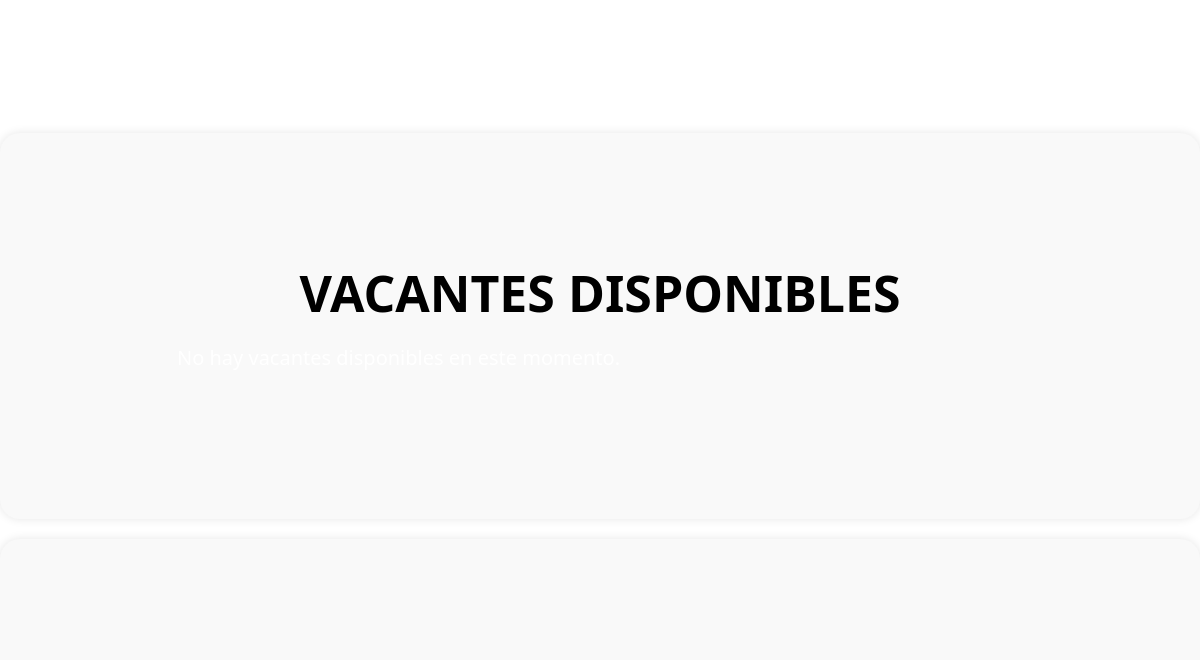
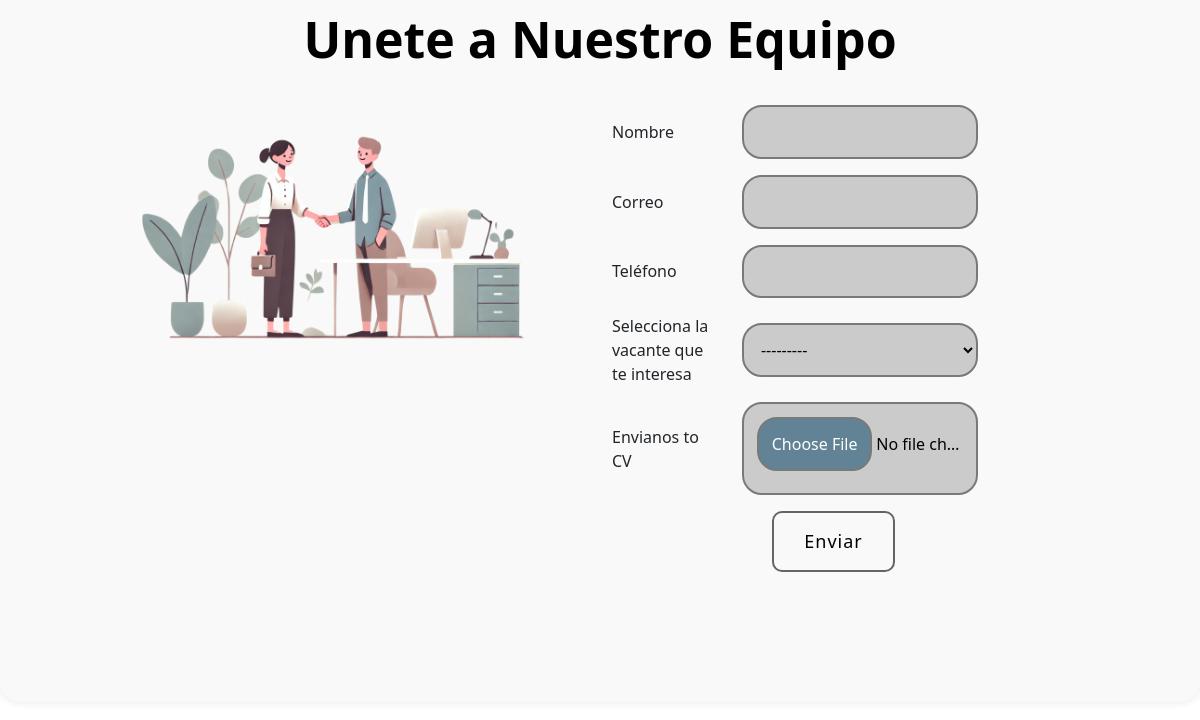
The page /bolsa-de-empleo (middle part) on the database as committed earlier (2 pictures, top to bottom).
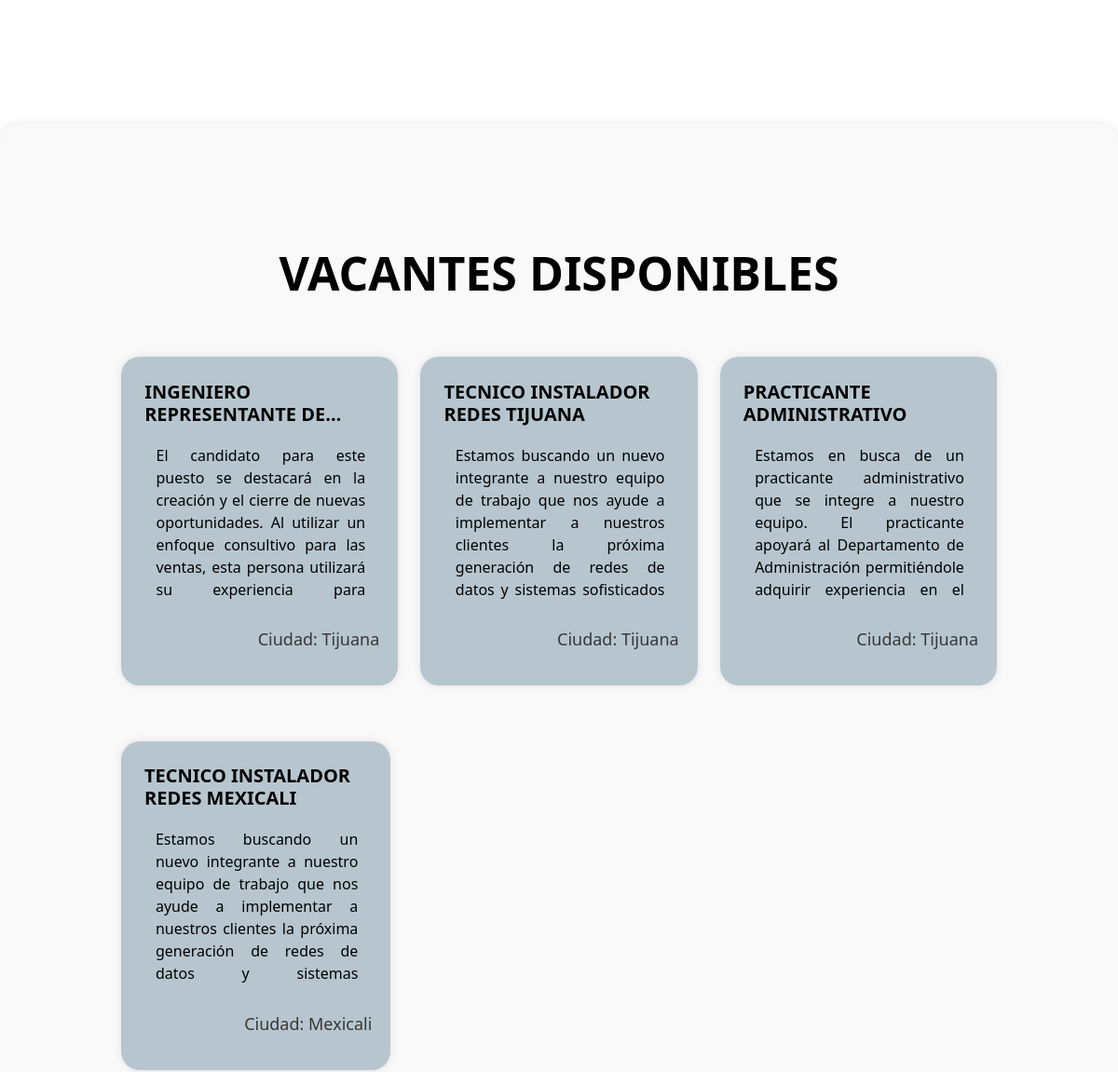
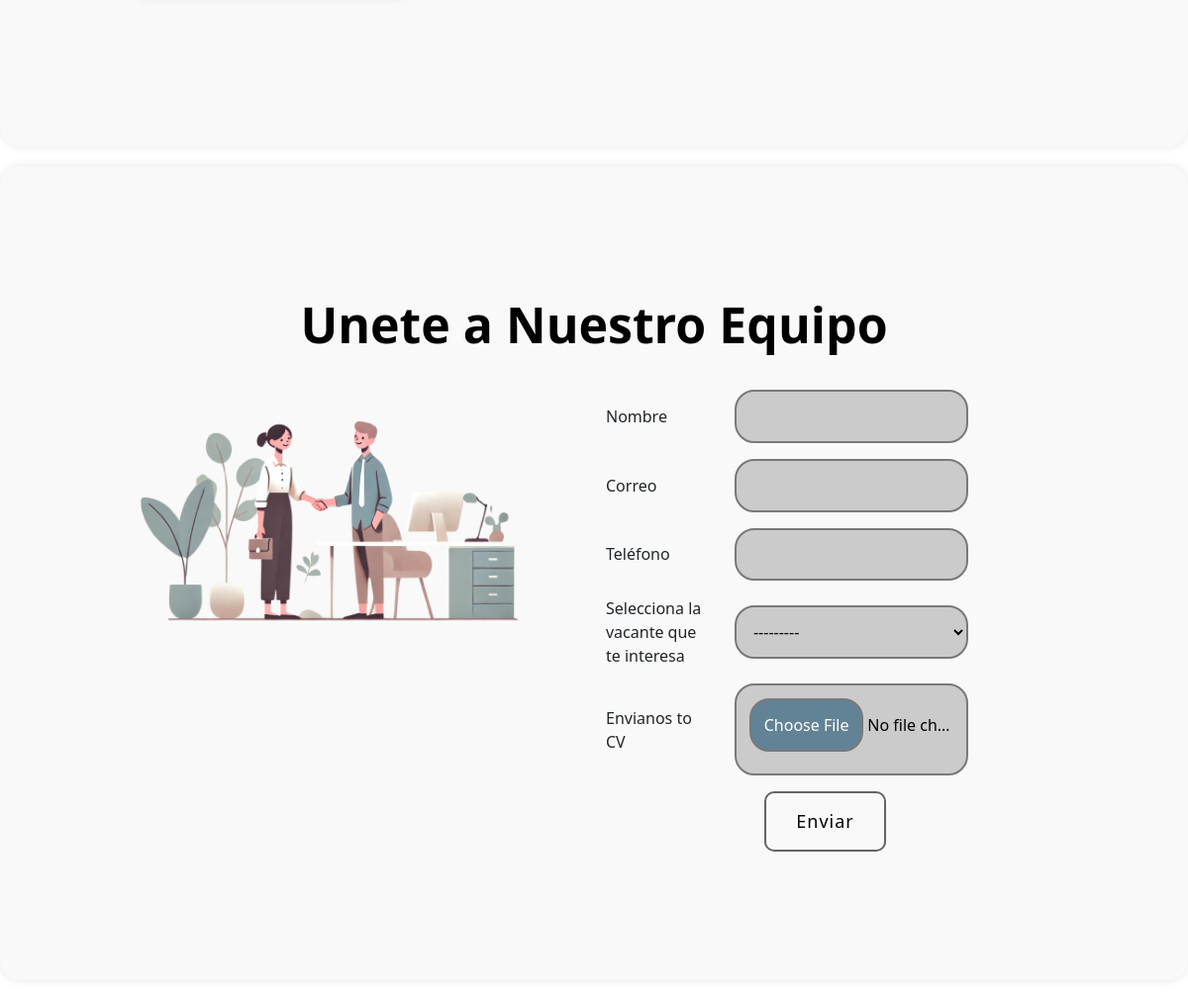
The same page on the database as committed later (2 pictures, top to bottom).
### homepage/models_hiring.py (models this page shows)
class Hiring_Spot(models.Model):
    id = models.BigAutoField(primary_key=True)
    name = models.CharField(max_length=100)
    description = models.TextField()
    location = models.CharField(max_length=100, null=True, blank=True)
    category = models.ForeignKey(Category, on_delete=models.CASCADE)
    def __str__(self):
        return self.name

### homepage/views_hiring.py (the view, shortened to what this page needs)
# urls.py: path('bolsa-de-empleo', views_hiring.Main_HiringPage.as_view(), name='bolsa-de-empleo'),
class Main_HiringPage(TemplateView):
    template_name = 'hiring/hiring_main.html'
    def get_context_data(self, **kwargs):
        context = super().get_context_data(**kwargs)
        context['hiring'] = Hiring_Spot.objects.all()
        context['form_class'] = SendHiringRequest()
        context['form'] = SendHiringRequest()
        return context

### homepage/forms.py
class SendHiringRequest(forms.ModelForm):
    class Meta:
        model = Hiring_requests
        fields = ['name', 'email', 'phone', 'description', 'hiring_spot', 'cv']
        widgets = {
            'name': forms.TextInput(attrs={'class': 'hiring-request'}),
            'email': forms.EmailInput(attrs={'class': 'hiring-request'}),
            'phone': forms.NumberInput(attrs={'class': 'hiring-request'}),
            'description': forms.Textarea(attrs={'class': 'hiring-request'}),
            'hiring_spot': forms.Select(attrs={'class': 'hiring-request'}),
            'cv': forms.FileInput(attrs={'class': 'hiring-request', 'id': 'cv-filename', 'onchange': 'showFileName()'})
        }

### homepage/templates/hiring/hiring_main.html (shortened to what this page needs)
{% extends "misc/base.html" %}
{% block body %}
<div class="container">
    <div class="row">
        <div class="col-md-6 slide-l2r">
        </div>
        <div class="col-md-6 hiring slide-r2l">
        </div>
    </div>
</div>
<div class="section">
    <div class="row">
        <h1 class="section-title">VACANTES DISPONIBLES</h1>
    </div>
    {% if hiring %}
        {% for job in hiring %}
            {% if forloop.counter0|divisibleby:3 %}
            <div class="row" style="padding-top: 20px;">
            {% endif %}
                <div class="col-md-4{% if hiring|length == 2 %} offset-md-1{% endif %}">
                    <div class="hiringcard">
                        <div class="hiringcard-body">
                            <h4 class="card-title">{{ job.name }}</h4>
                            <p class="card-text">{{ job.description|linebreaksbr|safe }}</p>
                        </div>
                        <p class="card-undertext">Ciudad: {{ job.location }}</p>
                    </div>
                </div>
            {% if forloop.counter0|divisibleby:3 and not forloop.first %}
            </div>
            {% endif %}
            {% if forloop.last %}
            </div>
            {% endif %}
        {% endfor %}
    {% else %}
        <p>No hay vacantes disponibles en este momento.</p>
    {% endif %}
</div>
<div class="section">
    <div class="row">
        <h1 class="section-title">Unete a Nuestro Equipo</h1>
    </div>
    <div class="row">
        <div class="col-md-4" >
            <img src="static/assets/img/bolsadetrabajo2.png" alt="hiring" style="width: 140%; padding-top: 30px">
        </div>
        <div class="col-lg-6 offset-md-2">
            <form action="" method="post" enctype="multipart/form-data">
                <div class="hiringinputGroup">
                    <div class="row">
                        <div class="col-md-4">
                            <label for="name">Nombre</label>
                        </div>
                        <div class="col-md-8">
                            {{ form.name }}
                        </div>
                    </div>
                </div>
                <div class="hiringinputGroup">
                    <div class="row">
                        <div class="col-md-4">
                            <label for="email">Correo</label>
                        </div>
                        <div class="col-md-8">
                            {{ form.email }}
                        </div>
                    </div>
                </div>
                <div class="hiringinputGroup">
                    <div class="row">
                        <div class="col-md-4">
                            <label for="phone">Teléfono</label>
                        </div>
                        <div class="col-md-8">
                            {{ form.phone }}
                        </div>
                    </div>
                </div>
                <div class="hiringinputGroup">
                    <div class="row">
                        <div class="col-md-4">
                            <label for="hiring_spot">Selecciona la vacante que te interesa</label>
                        </div>
                        <div class="col-md-8">
                            {{ form.hiring_spot }}
                        </div>
                    </div>
                </div>
                <div class="hiringinputGroup">
                    <div class="row">
                        <div class="col-md-4">
                            <label for="cv">Envianos to CV</label>
                        </div>
                        <div class="col-md-8">
                            {{ form.cv }}
                        </div>
                    </div>
                </div>
                <button class="btnnose ">Enviar</button>
            </form>
        </div>
    </div>
</div>
{% endblock %}

### homepage/templates/misc/base.html (shortened to what this page needs)
{% load static %}
<!DOCTYPE html>
<html lang="en">
<head>
    <link href="https://cdn.jsdelivr.net/npm/bootstrap@5.3.0/dist/css/bootstrap.min.css" rel="stylesheet">
    <link rel="stylesheet" href="{% static "css/estilo.css" %}">
</head>
<body>
  {% block body %}
  {% endblock %}
</body>
</html>

### homepage/static/css/estilo.css (style rules this page uses)
p { color: white; font-size: 20px; margin-left: 5%; }
.btnnose { position: relative; display: inline-block; margin: 15px; padding: 15px 30px; text-align: center; font-size: 18px; letter-spacing: 1px; text-decoration: none; color: white; background: transparent; cursor: pointer; transition: ease-out 0.5s; border: 2px solid; border-color: rgb(100, 100, 100); border-radius: 10px; box-shadow: inset 0 0 0 0 #c16200; }
html, body { margin: 0; padding: 0; }
@media (max-width: 1500px) { p { font-size: 20px; } }
* { box-sizing: border-box; }
.container { position: relative; display: flex; justify-content: center; align-items: center; flex-wrap: wrap; gap: 100px 50px; padding: 100px 50px; }
.section { background-color: #f9f9f9; padding: 130px; border-radius: 20px; margin-top: 20px; margin-bottom: 20px; box-shadow: 0 0 10px rgba(0, 0, 0, 0.1); }
.section-title { font-size: 50px; font-weight: 700; color: #000000; margin-bottom: 20px; text-align: center; }
.hiring { margin-top: 50px; }
.slide-r2l { animation: slide-r2l 1.5s ease-in-out; }
.slide-l2r { animation: slide-l2r 2.5s ease-in-out; }
.hiringcard { background-color: #6283956f; padding: 20px; border-radius: 20px; margin-top: 20px; margin-bottom: 20px; height: auto; overflow: hidden; box-shadow: 0 0 10px rgba(0, 0, 0, 0.1); transition: transform 0.3s ease, box-shadow 0.3s ease; }
.hiringcard-body { padding: 2%; height: 250px; display: justify; justify-content: space-between; }
.card-title { font-size: 20px; font-weight: 700; color: #000000; margin-bottom: 20px; text-align: auto; display: -webkit-box; -webkit-line-clamp: 2; -webkit-box-orient: vertical; overflow-y: hidden; overflow-x: auto; text-overflow: ellipsis; transition: all 0.3s ease; }
.card-text { font-size: 16px; color: black; text-align: justify; padding-right: 10px; height: auto; overflow-y: scroll; overflow-x: hidden; max-height: 170px; word-spacing: 0.05em; }
.card-text { -ms-overflow-style: none; scrollbar-width: none; }
.card-undertext { font-size: 18px; color: rgb(56, 55, 55); margin-top: 20px; text-align: right; }
.hiringinputGroup { font-family: 'Segoe UI', sans-serif; margin: 1em 0 1em 0; max-width: 80%; position: relative; }
.hiringinputGroup .row { display: flex; justify-content: space-between; align-items: center; }
.hiringinputGroup input { font-size: 100%; padding: 0.8em; outline: none; border: 2px solid rgb(121, 121, 121); background-color: #cbcbcb; border-radius: 20px; width: 100%; height: auto; }
.hiringinputGroup select { font-size: 100%; padding: 0.8em; outline: none; border: 2px solid rgb(121, 121, 121); background-color: #cbcbcb; border-radius: 20px; width: 100%; height: auto; }
.hiringinputGroup input[type="file"] { font-size: 100%; padding: 0.8em; outline: none; border: 2px solid rgb(121, 121, 121); background-color: #cbcbcb; border-radius: 20px; width: 100%; height: auto; cursor: pointer; color: black; }
.hiringinputGroup input[type="file"]::after { content: attr(data-file-name); display: block; margin-top: 10px; font-size: 14px; color: #e1c9c9; }
.btnini, .btnservicios, .btnservicioseparados, .btnnosotros, .btnnose, .btnagg, .btnnoticias { color: black; margin: 0 35%; }

Rows that differ between the two databases and show on the page:
added Hiring_Spot: name "INGENIERO REPRESENTANTE…", description "El candidato para este puesto se destacará en la creación y el cierre de nuevas oportunidades. Al utilizar un enfoque consultivo para las ventas, esta persona utilizará su experiencia para…", location "Tijuana"
added Hiring_Spot: name "TECNICO INSTALADOR REDES TIJUANA", description "Estamos buscando un nuevo integrante a nuestro equipo de trabajo que nos ayude a implementar a nuestros clientes la próxima generación de redes de datos y sistemas sofisticados…", location "Tijuana"
added Hiring_Spot: name "PRACTICANTE ADMINISTRATIVO", description "Estamos en busca de un practicante administrativo que se integre a nuestro equipo. El practicante apoyará al Departamento de Administración permitiéndole adquirir experiencia en el…", location "Tijuana"
added Hiring_Spot: name "TECNICO INSTALADOR REDES MEXICALI", description "Estamos buscando un nuevo integrante a nuestro equipo de trabajo que nos ayude a implementar a nuestros clientes la próxima generación de redes de datos y sistemas…", location "Mexicali"
